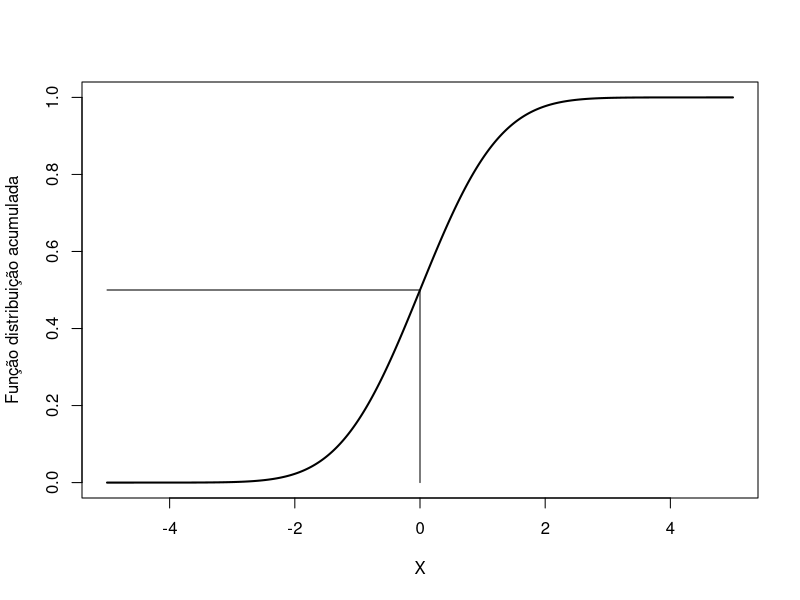
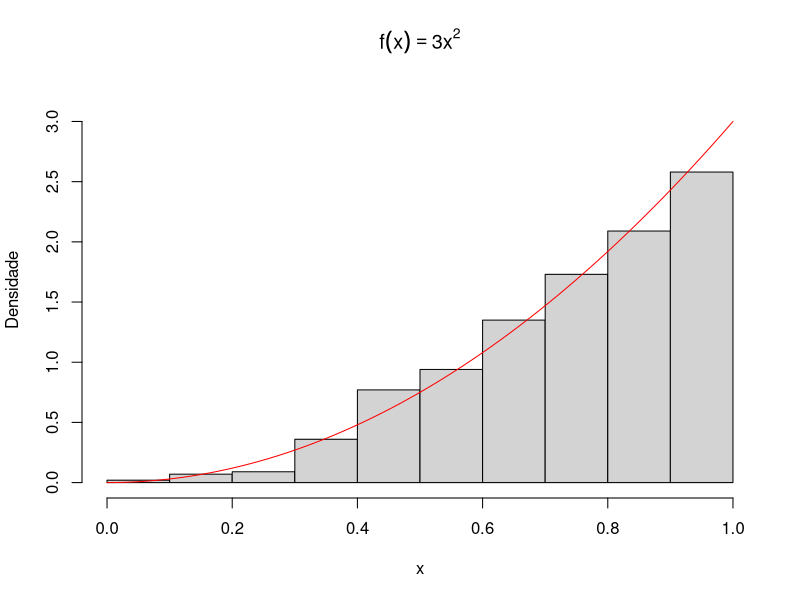
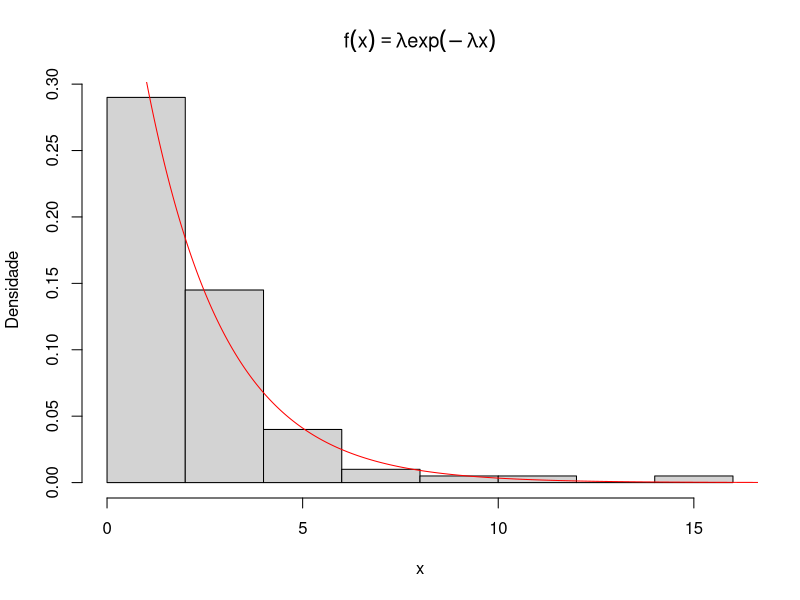

Reproduce these figures in R, in order.
## ---- chunk 1
knitr::opts_chunk$set(echo = TRUE)
## ---- chunk 2

runif(5, min=0, max=1)

## ---- chunk 3
set.seed(2023)
runif(5, min=0, max=1)

## ---- chunk 4

plot(seq(-5,5,0.01), pnorm(seq(-5,5,0.01)),lwd=2, type = 'l', ylab="Função distribuição acumulada", xlab="X")
segments(-5, 0.5, 0, 0.5)
segments(0, 0, 0, 0.5)
#axis(2,0.5)
## ---- chunk 5
set.seed(2023)
n <- 1000
u <- runif(n)
x <- u^(1/3)  # aplicando a funcao inversa 


# densidade estimada pelo histograma 
hist(x,  prob=T, main=expression(f(x)==3*x^2), ylab="Densidade", ylim=c(0, 3.2))   
y <- seq(0, 1, 0.01)

# curva da função f(x)
lines(y, 3*y^2, col="red")  

# resumo dos valores gerados
summary(x)
## ---- chunk 6
set.seed(2023)
n <- 100
u <- runif(n)
lambda <- 0.5
x <- -(1/lambda) * log(1-u) # aplicando a funcao inversa 

# densidade estimada pelo histograma 
hist(x, prob=T, main=expression(f(x)==lambda*exp(-lambda*x )), ylab="Densidade")   
y <- seq(0, 20, 0.01)

# curva da funcao f(x)
lines(y, lambda*exp(-lambda*y), col="red")  

# resumo dos valores gerados
summary(x)

# comparacao
summary(rexp(n, 0.5))

